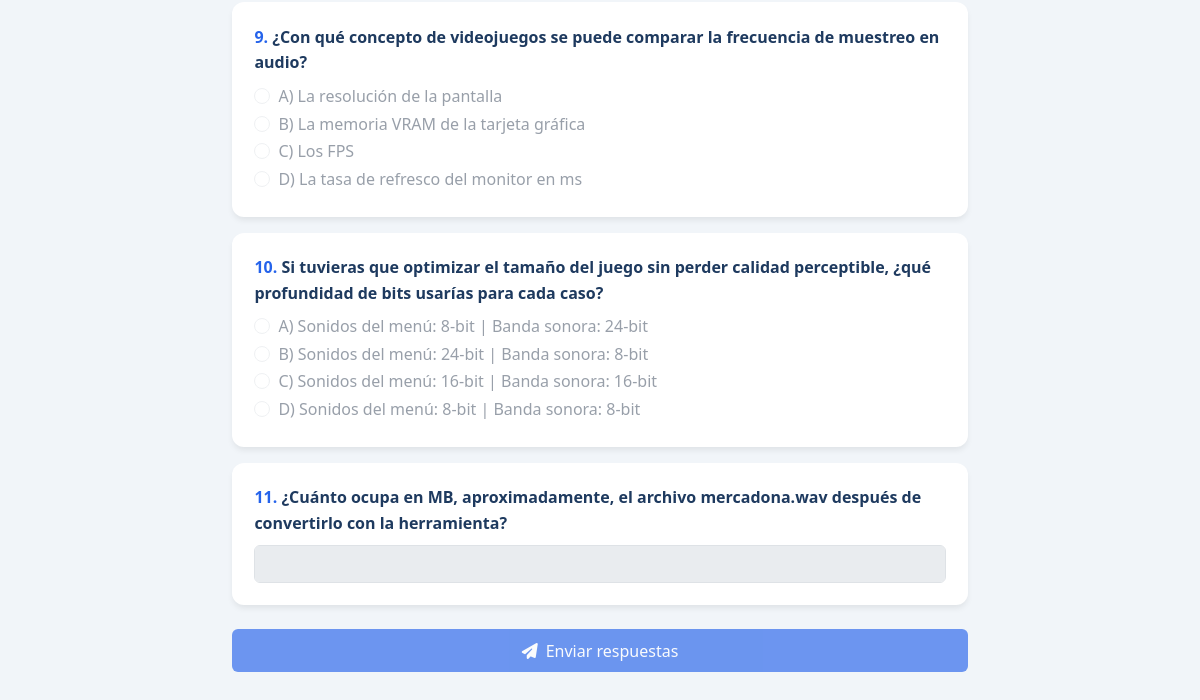
The app's page /test.php (lower part), older data.
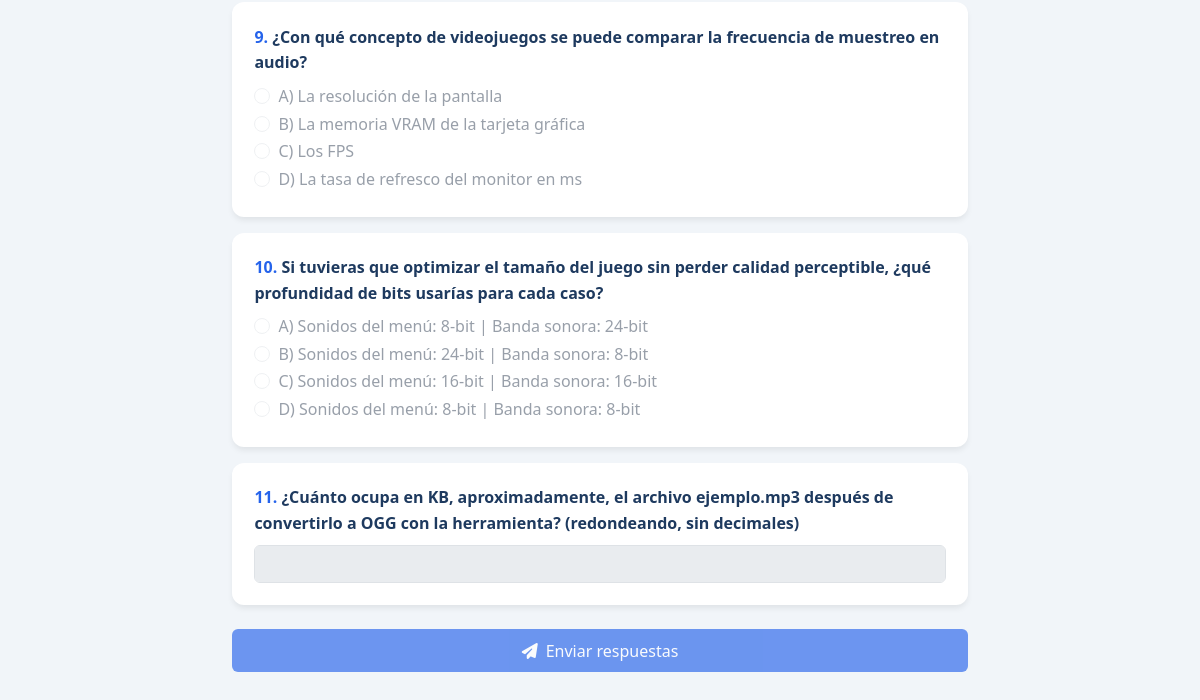
The same page, newer data.
### tables this page shows
CREATE TABLE test_questions (
  id INT NOT NULL AUTO_INCREMENT,
  question_text VARCHAR(255) NOT NULL,
  question_type ENUM('multiple_choice', 'open_text') NOT NULL DEFAULT 'multiple_choice',
  option_a VARCHAR(255) NULL,
  option_b VARCHAR(255) NULL,
  option_c VARCHAR(255) NULL,
  option_d VARCHAR(255) NULL,
  correct_option CHAR(1) NULL,
  correct_text VARCHAR(255) NULL,
  PRIMARY KEY (id)
);

CREATE TABLE app_settings (
  id INT NOT NULL AUTO_INCREMENT,
  setting_key VARCHAR(80) NOT NULL,
  setting_value VARCHAR(255) NOT NULL,
  updated_at TIMESTAMP NOT NULL DEFAULT CURRENT_TIMESTAMP ON UPDATE CURRENT_TIMESTAMP,
  PRIMARY KEY (id),
  UNIQUE KEY uniq_setting_key (setting_key)
);

### src/lib.php (called while the page is built, shortened)
<?php
function isTestEnabled(?mysqli $mysqli): bool
{
    $query = "SELECT setting_value FROM app_settings WHERE setting_key = 'test_enabled' LIMIT 1";
    $result = $mysqli->query($query);
    $row = $result->fetch_assoc();
    return isset($row['setting_value']) && (int) $row['setting_value'] === 1;
}

### src/test.php (the view, shortened to what this page needs)
<!DOCTYPE html>
<html>
<head>
  <link href="https://cdn.jsdelivr.net/npm/bootstrap@5.3.2/dist/css/bootstrap.min.css" rel="stylesheet">
  <link rel="stylesheet" href="https://cdnjs.cloudflare.com/ajax/libs/font-awesome/6.4.0/css/all.min.css">
</head>
<body class="container">
<div class="container mt-5 mb-5" style="max-width: 760px;">
<?php
require_once __DIR__ . '/lib.php';
$dbError = null;
$questions = [];
$submittedAnswers = [];
$mysqli = connectDatabase();
$testEnabled = isTestEnabled($mysqli);
if ($mysqli) {
    $optionalColumns = [];
    $selectColumns = [
        'id',
        'question_text',
        'question_type',
        'option_a',
        'option_b',
        'option_c',
        'option_d',
        'correct_option',
        'correct_text',
    ];
    $selectColumns = array_merge($selectColumns, $optionalColumns);
    $result = $mysqli->query('SELECT ' . implode(', ', $selectColumns) . ' FROM test_questions ORDER BY id ASC');
    if ($result) {
        while ($row = $result->fetch_assoc()) {
            $questions[] = $row;
        }
    } else {
        $dbError = 'Error al cargar las preguntas del test.';
    }
}
?>
<?php if ($dbError): ?>
    <div class="alert alert-danger"><i class="fa-solid fa-circle-xmark me-2"></i><?= htmlspecialchars($dbError, ENT_QUOTES, 'UTF-8') ?></div>
<?php elseif (empty($questions)): ?>
    <div class="alert alert-warning"><i class="fa-solid fa-triangle-exclamation me-2"></i>No hay preguntas configuradas en la base de datos.</div>
<?php else: ?>
    <form method="POST" class="mt-3">
        <?php foreach ($questions as $index => $question): ?>
            <div class="tarjeta-custom">
                <div class="card-body">
                    <p class="mb-2 fw-semibold" style="color:var(--azul-oscuro)">
                      <span style="color:var(--azul-medio)"><?= ($index + 1) ?>.</span>
                      <?= htmlspecialchars($question['question_text'], ENT_QUOTES, 'UTF-8') ?>
                    </p>
                    <?php if ($question['question_type'] === 'open_text'): ?>
                        <input
                            type="text"
                            class="form-control"
                            name="q_<?= (int) $question['id'] ?>"
                            id="q<?= (int) $question['id'] ?>"
                            value="<?= htmlspecialchars((string) ($submittedAnswers['q_' . (int) $question['id']] ?? ''), ENT_QUOTES, 'UTF-8') ?>"
                            required <?= $testEnabled ? '' : 'disabled' ?>
                        >
                    <?php else: ?>
                        <?php foreach (['a', 'b', 'c', 'd'] as $letter): ?>
                            <?php $field = 'option_' . $letter; ?>
                            <div class="form-check">
                                <?php $currentValue = strtoupper((string) ($submittedAnswers['q_' . (int) $question['id']] ?? '')); ?>
                                <input class="form-check-input" type="radio" name="q_<?= (int) $question['id'] ?>" id="q<?= (int) $question['id'] . $letter ?>" value="<?= strtoupper($letter) ?>" <?= $currentValue === strtoupper($letter) ? 'checked' : '' ?> required <?= $testEnabled ? '' : 'disabled' ?>>
                                <label class="form-check-label" for="q<?= (int) $question['id'] . $letter ?>">
                                    <?= strtoupper($letter) ?>) <?= htmlspecialchars($question[$field], ENT_QUOTES, 'UTF-8') ?>
                                </label>
                            </div>
                        <?php endforeach; ?>
                    <?php endif; ?>
                </div>
            </div>
        <?php endforeach; ?>
        <button type="submit" name="submit_quiz" value="1" class="btn w-100 mt-2" style="background:var(--azul-medio); color:white; border:none; padding:0.6rem;" <?= $testEnabled ? '' : 'disabled' ?>>
          <i class="fa-solid fa-paper-plane me-2"></i>Enviar respuestas
        </button>
    </form>
<?php endif; ?>
</div>
</body>
</html>

### src/test.php (style rules this page uses)
:root { --azul-oscuro: #1e3a5f; --azul-medio: #2563eb; --azul-claro: #3b82f6; --fondo: #f1f5f9; --gris-texto: #334155; --gris-suave: #64748b; --blanco: #ffffff; }
body { background-color: var(--fondo); font-family: 'Segoe UI', Roboto, sans-serif; color: var(--gris-texto); line-height: 1.6; }
.tarjeta-custom { background: var(--blanco); border: none; border-radius: 12px; box-shadow: 0 4px 6px -1px rgba(0,0,0,0.08); margin-bottom: 1rem; }
.tarjeta-custom .card-body { padding: 1.4rem; }

Row changes from the older to the newer data that the page shows:
changed test_questions: question_text "¿Cuánto ocupa en MB, aproximadamente, el archivo mercadona.wav después de convertirlo con la herramienta?" → "¿Cuánto ocupa en KB, aproximadamente, el archivo ejemplo.mp3 después de convertirlo a OGG con la herramienta? (redondeando, sin decimales)"
